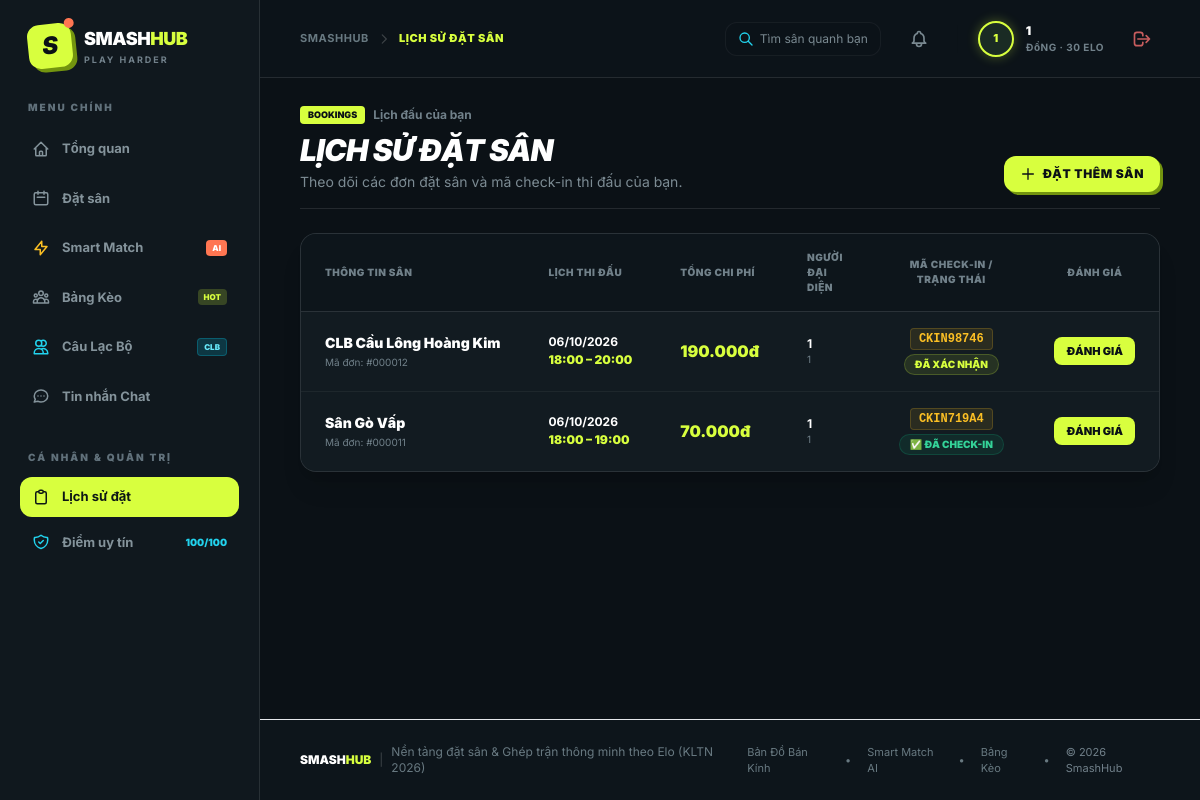
The page /index.php?action=my_bookings (signed in) on the database its author committed.
### tables this page shows
CREATE TABLE IF NOT EXISTS `users` (
  `id` int(11) NOT NULL AUTO_INCREMENT,
  `username` varchar(50) NOT NULL,
  `password` varchar(255) NOT NULL,
  `role` enum('user','staff','owner','admin') DEFAULT 'user',
  `name` varchar(255) NOT NULL,
  `phone` varchar(20) DEFAULT NULL,
  `avatar_url` varchar(255) DEFAULT NULL,
  `skill_level` tinyint(1) NOT NULL DEFAULT '3' COMMENT '1: Mới chơi, 2: TB Yếu, 3: Trung bình, 4: Khá, 5: Bán chuyên',
  `preferred_format` varchar(50) DEFAULT 'Đánh Đôi' COMMENT 'Đánh Đơn, Đánh Đôi, Giao lưu nhóm',
  `district` varchar(100) DEFAULT 'Bình Thạnh',
  `latitude` decimal(10,8) DEFAULT NULL,
  `longitude` decimal(11,8) DEFAULT NULL,
  `location_address` varchar(255) DEFAULT '',
  `reputation_score` int(11) NOT NULL DEFAULT '100' COMMENT 'Thang điểm Uy Tín Fair-Play từ 0 - 100',
  `penalty_until` datetime DEFAULT NULL COMMENT 'Thời hạn tạm khóa tính năng tìm trận do vi phạm',
  `created_at` timestamp NOT NULL DEFAULT CURRENT_TIMESTAMP,
  `owner_id` int(11) DEFAULT NULL COMMENT 'ID của Chủ sân quản lý',
  `assigned_pitch_id` int(11) DEFAULT NULL COMMENT 'ID của Cụm sân phụ trách',
  PRIMARY KEY (`id`),
  UNIQUE KEY `username` (`username`)
);

CREATE TABLE IF NOT EXISTS `user_scores` (
  `user_id` int(11) NOT NULL,
  `season` varchar(20) NOT NULL,
  `points` int(11) DEFAULT '0',
  `highest_points` int(11) DEFAULT '0',
  PRIMARY KEY (`user_id`,`season`)
);

CREATE TABLE IF NOT EXISTS `bookings` (
  `id` int(11) NOT NULL AUTO_INCREMENT,
  `pitch_id` int(11) NOT NULL,
  `user_id` int(11) DEFAULT NULL,
  `customer_name` varchar(255) NOT NULL,
  `customer_phone` varchar(20) NOT NULL,
  `booking_date` date NOT NULL,
  `start_time` time NOT NULL,
  `end_time` time NOT NULL,
  `total_price` decimal(10,2) NOT NULL,
  `payment_method` varchar(50) DEFAULT 'cash',
  `payment_status` enum('unpaid','deposited','paid') DEFAULT 'unpaid',
  `services_note` text,
  `checkin_code` varchar(20) DEFAULT NULL,
  `status` enum('pending','confirmed','cancelled','completed') DEFAULT 'pending',
  `created_at` timestamp NOT NULL DEFAULT CURRENT_TIMESTAMP,
  `booking_type` enum('online_app','walk_in','fixed_monthly') DEFAULT 'online_app',
  `created_by_user_id` int(11) DEFAULT NULL,
  PRIMARY KEY (`id`),
  KEY `pitch_id` (`pitch_id`),
  KEY `user_id` (`user_id`)
);

CREATE TABLE IF NOT EXISTS `pitches` (
  `id` int(11) NOT NULL AUTO_INCREMENT,
  `owner_id` int(11) DEFAULT NULL,
  `name` varchar(255) NOT NULL,
  `location` varchar(255) NOT NULL DEFAULT '',
  `district` varchar(100) DEFAULT '',
  `city` varchar(100) DEFAULT 'TP.HCM',
  `latitude` decimal(10,8) DEFAULT '10.80000000' COMMENT 'Tọa độ vĩ độ GPS',
  `longitude` decimal(11,8) DEFAULT '106.70000000' COMMENT 'Tọa độ kinh độ GPS',
  `type` varchar(50) NOT NULL COMMENT 'Thảm PVC Tiêu Chuẩn BWF, Thảm PVC Yonex, Sân Gỗ Thi Đấu, Thảm Alite',
  `quantity` int(11) NOT NULL DEFAULT '1' COMMENT 'Số lượng sân con trong cụm',
  `price_per_hour` decimal(10,2) NOT NULL,
  `image_url` varchar(255) DEFAULT NULL,
  `description` text,
  `status` enum('active','locked') DEFAULT 'active',
  PRIMARY KEY (`id`)
);

### views/user/bookings.php (the view, shortened to what the rows shown need)
<div class="max-w-7xl mx-auto space-y-6 text-white animate-fade-in">
    <div class="flex flex-col sm:flex-row justify-between sm:items-end gap-4 pb-4 border-b border-white/10">
        <div>
            <h1 class="text-2xl sm:text-3xl font-black uppercase italic tracking-tight text-white">Lịch Sử Đặt Sân</h1>
        </div>
    </div>
    <div class="bg-[#121b21] rounded-2xl shadow-xl border border-white/10 overflow-hidden">
        <div class="overflow-x-auto">
            <table class="min-w-full divide-y divide-white/5">
                <thead class="bg-[#0d151b] border-b border-white/10">
                    <tr>
                        <th class="px-6 py-4 text-left text-[10px] font-black text-[#71818a] uppercase tracking-wider">Thông Tin Sân</th>
                        <th class="px-6 py-4 text-left text-[10px] font-black text-[#71818a] uppercase tracking-wider">Lịch Thi Đấu</th>
                        <th class="px-6 py-4 text-left text-[10px] font-black text-[#71818a] uppercase tracking-wider">Tổng Chi Phí</th>
                        <th class="px-6 py-4 text-left text-[10px] font-black text-[#71818a] uppercase tracking-wider">Người Đại Diện</th>
                        <th class="px-6 py-4 text-center text-[10px] font-black text-[#71818a] uppercase tracking-wider">Mã Check-in / Trạng Thái</th>
                        <th class="px-6 py-4 text-center text-[10px] font-black text-[#71818a] uppercase tracking-wider">Đánh Giá</th>
                    </tr>
                </thead>
                <tbody class="bg-[#121b21] divide-y divide-white/5">
                    <?php if(count($bookings) > 0): ?>
                        <?php foreach($bookings as $b): ?>
                        <tr class="hover:bg-[#0b1116]/5 transition-colors">
                            <td class="px-6 py-4 whitespace-nowrap">
                                <div class="text-sm font-black text-white"><?php echo htmlspecialchars($b['pitch_name']); ?></div>
                                <div class="text-[10px] text-[#71818a] mt-0.5">Mã đơn: #<?php echo str_pad($b['id'], 6, '0', STR_PAD_LEFT); ?></div>
                            </td>
                            <td class="px-6 py-4 whitespace-nowrap">
                                <div class="font-bold text-xs text-white"><?php echo date('d/m/Y', strtotime($b['booking_date'])); ?></div>
                                <div class="text-xs text-[#d8ff3e] font-black mt-0.5"><?php echo substr($b['start_time'],0,5); ?> – <?php echo substr($b['end_time'],0,5); ?></div>
                            </td>
                            <td class="px-6 py-4 whitespace-nowrap text-base font-black text-[#d8ff3e]">
                                <?php echo number_format($b['total_price'], 0, ',', '.'); ?>đ
                            </td>
                            <td class="px-6 py-4 whitespace-nowrap">
                                <div class="text-xs font-bold text-white"><?php echo htmlspecialchars($b['customer_name']); ?></div>
                                <div class="text-[10px] text-[#71818a]"><?php echo htmlspecialchars($b['customer_phone']); ?></div>
                            </td>
                            <td class="px-6 py-4 whitespace-nowrap text-center">
                                <div class="flex flex-col gap-1 items-center">
                                    <?php if(!empty($b['checkin_code'])): ?>
                                        <span class="font-mono text-xs font-black text-amber-400 bg-amber-400/10 border border-amber-400/20 px-2 py-0.5 rounded">
                                            <?php echo htmlspecialchars($b['checkin_code']); ?>
                                        </span>
                                    <?php endif; ?>
                                    <?php if($b['status'] == 'completed'): ?>
                                        <span class="px-2.5 py-0.5 text-[10px] font-black uppercase rounded-full bg-emerald-500/10 text-emerald-400 border border-emerald-500/20">✅ Đã Check-in</span>
                                    <?php elseif($b['status'] == 'confirmed'): ?>
                                        <span class="px-2.5 py-0.5 text-[10px] font-black uppercase rounded-full bg-[#d8ff3e]/10 text-[#d8ff3e] border border-[#d8ff3e]/20">Đã Xác Nhận</span>
                                    <?php elseif($b['status'] == 'pending'): ?>
                                        <span class="px-2.5 py-0.5 text-[10px] font-black uppercase rounded-full bg-yellow-500/10 text-yellow-400 border border-yellow-500/20">Chờ Duyệt</span>
                                    <?php else: ?>
                                        <span class="px-2.5 py-0.5 text-[10px] font-black uppercase rounded-full bg-red-500/10 text-red-400 border border-red-500/20">Đã Hủy</span>
                                    <?php endif; ?>
                                </div>
                            </td>
                            <td class="px-6 py-4 whitespace-nowrap text-center">
                                <?php if($b['status'] == 'completed' || $b['status'] == 'confirmed'): ?>
                                    <?php if(isset($userReviews[$b['id']])): ?>
                                        <?php $ur = $userReviews[$b['id']]; ?>
                                        <div class="flex flex-col gap-1.5 items-center">
                                            <span class="text-[#ffd45b] font-black text-xs"><?php echo $ur['rating']; ?> ★</span>
                                            <div class="flex gap-2 text-[10px]">
                                                <button onclick="openEditModal(<?php echo $ur['id']; ?>, <?php echo $ur['rating']; ?>, '<?php echo htmlspecialchars(addslashes($ur['comment'])); ?>')" class="text-cyan-400 hover:underline font-bold">Sửa</button>
                                                <a href="index.php?action=delete_review&id=<?php echo $ur['id']; ?>&csrf_token=<?php echo $_SESSION['csrf_token'] ?? ''; ?>" onclick="return confirm('Bạn có chắc muốn xóa đánh giá này?');" class="text-red-400 hover:underline font-bold">Xóa</a>
                                            </div>
                                        </div>
                                    <?php else: ?>
                                        <button onclick="openReviewModal(<?php echo $b['id']; ?>)" class="text-[11px] font-black uppercase text-[#0b1116] bg-[#d8ff3e] hover:bg-[#c6f030] px-3 py-1.5 rounded-lg shadow-sm transition">
                                            Đánh Giá
                                        </button>
                                    <?php endif; ?>
                                <?php else: ?>
                                    <span class="text-[10px] text-[#71818a]">—</span>
                                <?php endif; ?>
                            </td>
                        </tr>
                        <?php endforeach; ?>
                    <?php endif; ?>
                </tbody>
            </table>
        </div>
    </div>
</div>

### views/layout.php (shortened to what the rows shown need)
<?php
$clean_user_name = '';
$user_role = $_SESSION['user_role'] ?? 'guest';
$user_initials = 'KH';
$user_badge_text = 'GUEST PLAYER';
$user_elo_pts = 600;
$user_rep_val = 100;
$current_action = $_GET['action'] ?? 'home';
if (isset($_SESSION['user_id'])) {
    $clean_user_name = trim(preg_replace('/\s*\(.*?\)/', '', $_SESSION['user_name'] ?? 'Vận động viên'));
    $words = explode(' ', $clean_user_name);
    $user_initials = '';
    foreach (array_slice($words, -2) as $w) {
        $user_initials .= mb_substr($w, 0, 1, 'UTF-8');
    }
    $user_initials = mb_strtoupper($user_initials, 'UTF-8');
    if (class_exists('Database')) {
        try {
            $db_inst = (new Database())->getConnection();
            if (class_exists('Ranking')) {
                $rk_inst = new Ranking($db_inst);
                $pts = $rk_inst->getSeasonHighestPoints($_SESSION['user_id'], Ranking::getCurrentSeason());
                if ($pts > 0) $user_elo_pts = $pts;
                $rk_name = $rk_inst->getRankName($user_elo_pts);
                if ($user_role === 'user') {
                    $user_badge_text = strtoupper($rk_name) . ' · ' . $user_elo_pts . ' ELO';
                } else {
                    $role_names = ['staff' => 'NHÂN VIÊN SÂN', 'owner' => 'CHỦ CỤM SÂN', 'admin' => 'ADMIN TỔNG'];
                    $user_badge_text = $role_names[$user_role] ?? strtoupper($user_role);
                }
            }
            if (class_exists('Reputation')) {
                $rp_inst = new Reputation($db_inst);
                $rep_data = $rp_inst->getUserReputation($_SESSION['user_id']);
                $user_rep_val = $rep_data['score'];
            }
        } catch (Exception $e) {}
    }
}
?>
<!DOCTYPE html>
<html lang="vi" class="dark scroll-smooth">
<head>
    <script src="https://cdn.tailwindcss.com"></script>
</head>
<body class="bg-[#0b1116] text-white selection:bg-[#d8ff3e] selection:text-[#0b1116] min-h-screen flex flex-col antialiased">
    <aside id="sidebar" class="fixed inset-y-0 left-0 z-50 flex w-[260px] flex-col border-r border-white/10 bg-[#10181e] px-5 py-6 transition-transform duration-300 -translate-x-full lg:translate-x-0">
        <nav class="mt-3 space-y-1.5">
            <?php if(isset($_SESSION['user_id'])): ?>
                <?php if($user_role === 'user'): ?>
                    <a href="index.php?action=my_bookings" class="flex items-center gap-3 rounded-xl px-3 py-2.5 text-[13px] font-bold transition <?php echo ($current_action == 'my_bookings') ? 'bg-[#d8ff3e] text-[#0d1715]' : 'text-[#84939b] hover:bg-[#0b1116]/5 hover:text-white'; ?>">
                        <svg class="w-[18px] h-[18px]" fill="none" stroke="currentColor" viewBox="0 0 24 24"><path stroke-linecap="round" stroke-linejoin="round" stroke-width="2" d="M9 5H7a2 2 0 00-2 2v12a2 2 0 002 2h10a2 2 0 002-2V7a2 2 0 00-2-2h-2M9 5a2 2 0 002 2h2a2 2 0 002-2M9 5a2 2 0 012-2h2a2 2 0 012 2"></path></svg>
                        <span>Lịch sử đặt</span>
                    </a>
                    <a href="index.php?action=user_profile" class="flex items-center gap-3 rounded-xl px-3 py-2.5 text-[13px] font-bold transition <?php echo ($current_action == 'user_profile') ? 'bg-[#d8ff3e] text-[#0d1715]' : 'text-[#84939b] hover:bg-[#0b1116]/5 hover:text-white'; ?>">
                        <span class="flex-1">Điểm uy tín</span>
                        <span class="text-[10px] font-black text-cyan-400"><?php echo $user_rep_val; ?>/100</span>
                    </a>
                <?php endif; ?>
            <?php endif; ?>
        </nav>
    </aside>
    <section class="lg:pl-[260px] flex-1 flex flex-col min-h-screen">
        <header class="sticky top-0 z-30 flex h-[78px] items-center justify-between border-b border-white/10 bg-[#0d151b]/85 px-4 sm:px-8 lg:px-10 backdrop-blur-xl">
            <div class="flex items-center gap-4 sm:gap-5">
                <?php if(isset($_SESSION['user_id'])): ?>
                    <a href="index.php?action=user_profile" class="flex items-center gap-3 group">
                        <div class="flex h-9 w-9 items-center justify-center rounded-full border-2 border-[#d8ff3e] bg-[#1a2b24] text-[11px] font-black text-[#d8ff3e] shadow-[0_0_12px_rgba(216,255,62,0.3)]">
                            <?php echo $user_initials; ?>
                        </div>
                        <div class="hidden text-left sm:block">
                            <div class="text-[12px] font-black group-hover:text-[#d8ff3e] transition"><?php echo htmlspecialchars($clean_user_name); ?></div>
                            <div class="text-[10px] font-bold text-[#71818a] tracking-wider"><?php echo $user_badge_text; ?></div>
                        </div>
                    </a>
                    <a href="index.php?action=logout" title="Đăng xuất" class="p-2 rounded-xl text-red-400/80 hover:text-red-400 hover:bg-red-500/10 transition">
                        <svg class="w-5 h-5" fill="none" stroke="currentColor" viewBox="0 0 24 24"><path stroke-linecap="round" stroke-linejoin="round" stroke-width="2" d="M17 16l4-4m0 0l-4-4m4 4H7m6 4v1a3 3 0 01-3 3H6a3 3 0 01-3-3V7a3 3 0 013-3h4a3 3 0 013 3v1"></path></svg>
                    </a>
                <?php endif; ?>
            </div>
        </header>
        <main class="flex-1 w-full max-w-[1400px] mx-auto px-4 sm:px-8 lg:px-10 py-7">
            <?php require_once 'views/' . $content; ?>
        </main>
    </section>
</body>
</html>

### rows shown on the page
users: reputation_score "100"
user_scores: user_badge_text "ĐồNG · 30 ELO"
bookings: pitch.name "CLB Cầu Lông Hoàng Kim", id "000012", booking_date "06/10/2026", start_time "18:00", end_time "20:00", total_price "190.000", customer_name "1", customer_phone "1", checkin_code "CKIN98746", status "ĐÃ XÁC NHẬN"
bookings: pitch.name "Sân Gò Vấp", id "000011", booking_date "06/10/2026", start_time "18:00", end_time "19:00", total_price "70.000", customer_name "1", customer_phone "1", checkin_code "CKIN719A4", status "✅ ĐÃ CHECK-IN"

### other values the page prints
$page_title "LỊCH SỬ ĐẶT SÂN"
$user_initials "1"
$clean_user_name "1"
